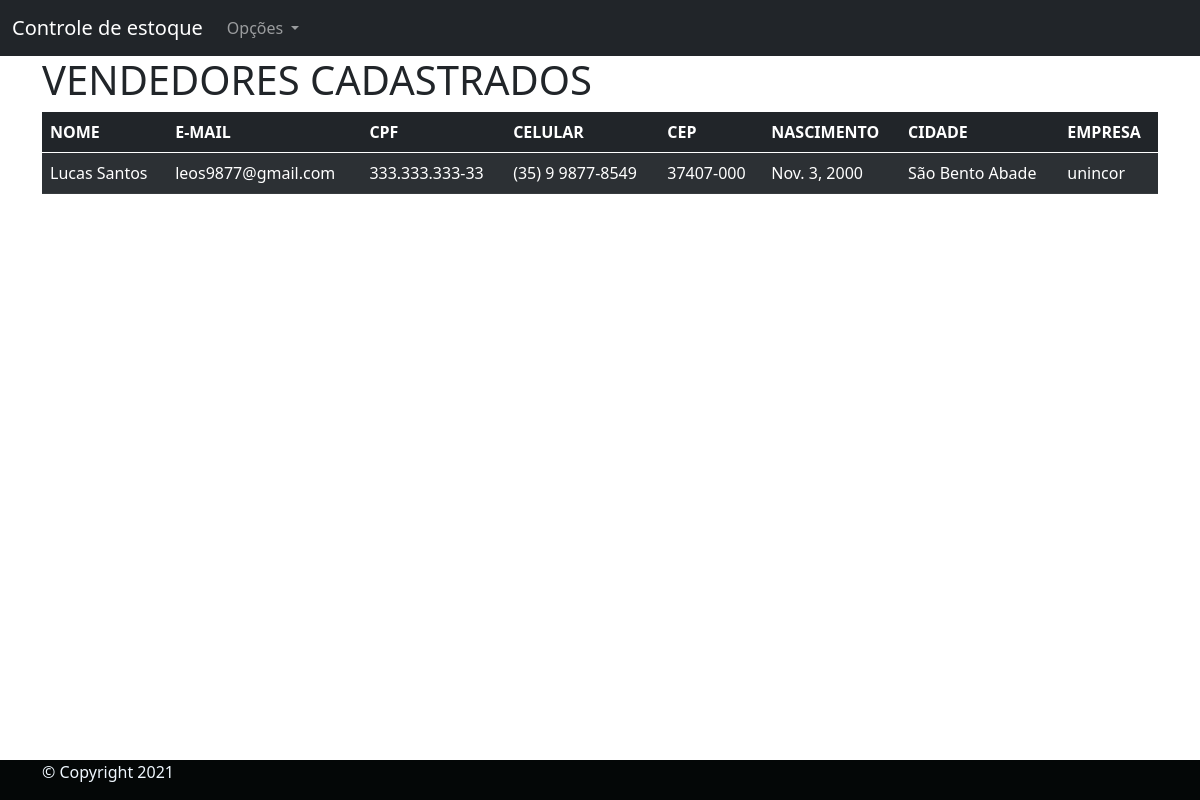
The page /Listar-vendedor (signed in) on the database its author committed.
### Usuarios/models.py (models this page shows, shortened)
class Vendedor(models.Model):
    pessoa = models.ForeignKey(Pessoa, on_delete=models.CASCADE)
    empresa = models.ForeignKey(Empresa, on_delete=models.CASCADE)
    class Meta:
        verbose_name = "Vendedor"
        verbose_name_plural = "Vendedores"
        db_table = "vendedor"

class Pessoa(AbstractBaseUser, PermissionsMixin):
    nome = models.CharField(verbose_name="Nome completo:", max_length=194)
    naturalidade = models.CharField(
        verbose_name="Naturalidade", max_length=194, blank=False, null=False)
    pais = models.CharField(verbose_name="País",
                            max_length=194, blank=False, null=False)
    escolaridade = models.CharField(
        verbose_name="Escolaridade:", max_length=30, choices=ESCOLARIDADE)
    status = models.CharField(verbose_name="Genero",
                              max_length=10, choices=STATUS_GENERO)
    email = models.EmailField(verbose_name="E-mail:",
                              unique=True, blank=False, null=False)
    telefone_celular = models.CharField(
        verbose_name="Número de telefone", max_length=19, unique=False, blank=False, null=False)
    cpf = models.CharField(verbose_name="CPF:", max_length=14,
                           unique=True, blank=False, null=False)
    nascimento = models.DateField(
        verbose_name="Data de nascimento:", max_length=10, null=True, auto_now_add=False, auto_now=False)
    estado_civil = models.CharField(
        verbose_name="Estado civil:", max_length=40, choices=ESTADO_CIVIL)
    profissao = models.CharField(verbose_name="Profissão:", max_length=194)
    cep = models.CharField(verbose_name="CEP:", max_length=194)
    estado = models.CharField(verbose_name="Estado:",
                              max_length=30, blank=False, null=False)
    cidade = models.CharField(verbose_name="Cidade:",
                              max_length=194, blank=False, null=False)
    bairro = models.CharField(verbose_name="Bairro:",
                              max_length=194, blank=False, null=False)
    logradouro = models.CharField(
        verbose_name="Logradouro:", max_length=194, blank=False, null=False)
    numero = models.CharField(
        verbose_name="Número da residencia:", max_length=194, blank=False, null=False)
    telefone = models.CharField(
        verbose_name="Telefone da residencia:", max_length=194, blank=True, null=True)
    data_de_cadastro = models.DateTimeField(
        verbose_name="Data do cadastro", auto_now_add=True)
    is_active = models.BooleanField(
        verbose_name="Usuário está ativo",
        default=True,
    )
    is_staff = models.BooleanField(
        verbose_name="Usuário é da equipe de desenvolvimento",
        default=False,
    )
    is_superuser = models.BooleanField(
        verbose_name="Usuário é um superusuário",
        default=False,
    )
    USERNAME_FIELD = "email"
    objects = UsuarioManager()
    class Meta:
        verbose_name = "Pessoa"
        verbose_name_plural = "Pessoas"
        db_table: "pessoa"

class Empresa(models.Model):
    nome = models.CharField(verbose_name="Nome da empresa:", max_length=194)
    email = models.EmailField(verbose_name="E-mail:",
                              unique=True, blank=False, null=False)
    cep = models.CharField(verbose_name="CEP:", max_length=194)
    pais = models.CharField(verbose_name="País",
                            max_length=194, blank=False, null=False)
    estado = models.CharField(verbose_name="Estado:",
                              max_length=30, blank=False, null=False)
    cidade = models.CharField(verbose_name="Cidade:",
                              max_length=194, blank=False, null=False)
    bairro = models.CharField(verbose_name="Bairro:",
                              max_length=194, blank=False, null=False)
    logradouro = models.CharField(
        verbose_name="Logradouro:", max_length=194, blank=False, null=False)
    numero_da_casa = models.CharField(
        verbose_name="Número da residencia ou complemento:", max_length=194, blank=False, null=False)
    cnpj = models.CharField(
        verbose_name="CNPJ da empresa:", max_length=194, unique=True)
    telefone = models.CharField(
        verbose_name="Contato da empresa:", max_length=194, blank=True, null=True)
    data_de_cadastro = models.DateTimeField(
        verbose_name="Data do cadastro",  auto_now_add=True, null=False)
    class Meta:
        verbose_name = "Empresa"
        verbose_name_plural = "Empresas"
        db_table = "empresa"
    def __str__(self):
        return self.nome

### Usuarios/views.py (the view)
# urls.py: path('Listar-vendedor', listar_vendedor, name="listar_vendedor",),
@login_required
def listar_vendedor(request):
    allvendedor = Vendedor.objects.all()
    context = {
        "listvendedor": allvendedor,
    }
    return render(request, "listavendedores.html", context)

### templates/listavendedores.html (shortened to what this page needs)
{% extends 'base.html' %}
{% block conteudo %}
<main class="container">
    <h1>VENDEDORES CADASTRADOS</h1>
    {% if listvendedor %}
    <table class="table table-dark table-striped">
        <thead>
          <tr>
            <th scope="col">NOME</th>
            <th scope="col">E-MAIL</th>
            <th scope="col">CPF</th>
            <th scope="col">CELULAR</th>
            <th scope="col">CEP</th>
            <th scope="col">NASCIMENTO</th>
            <th scope="col">CIDADE</th>
            <th scope="col">EMPRESA</th>
        </tr>
        </thead>
        <tbody>
         {% for aux in listvendedor %}
        <tr>
            <td>{{aux.pessoa.nome}}</td>
            <td>{{aux.pessoa.email}}</td>
            <td>{{aux.pessoa.cpf}}</td>
            <td>{{aux.pessoa.telefone_celular}}</td>
            <td>{{aux.pessoa.cep}}</td>
            <td>{{aux.pessoa.nascimento}}</td>
            <td>{{aux.pessoa.cidade}}</td>
            <td>{{aux.empresa}}</td>
        </tr>
          {% endfor %}
        </tbody>
      </table>
        {% endif%}
</main>
{% endblock %}

### static/estilo.css (style rules this page uses)
body { display: flex; min-height: 100vh; flex-direction: column; background-color: black; }
main { flex: 1 0 auto; }

### rows shown on the page
Vendedor: pessoa.nome "Lucas Santos", pessoa.email "leos9877@gmail.com", pessoa.cpf "333.333.333-33", pessoa.telefone_celular "(35) 9 9877-8549", pessoa.cep "37407-000", pessoa.nascimento "Nov. 3, 2000", pessoa.cidade "São Bento Abade", empresa "unincor"
